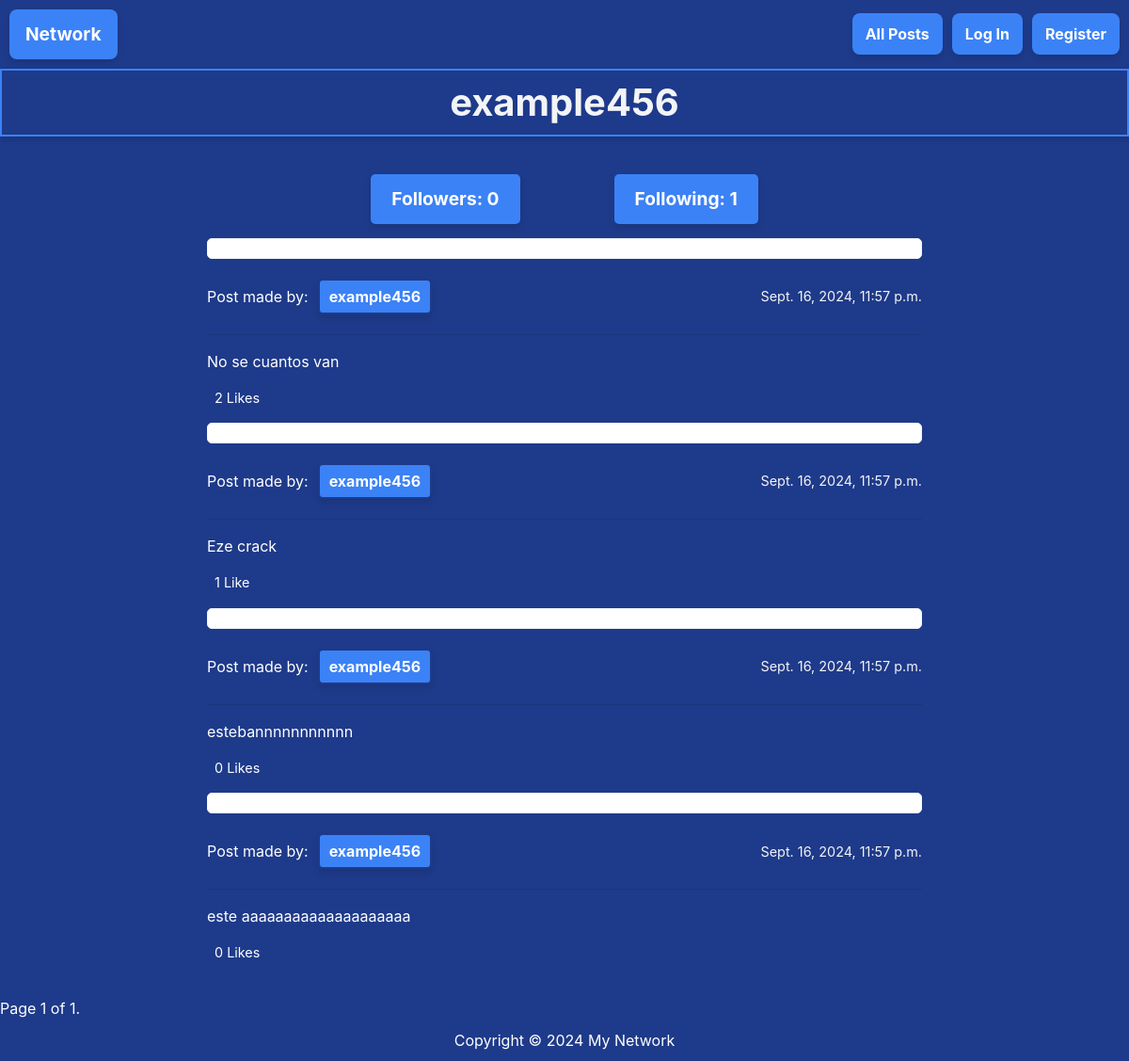
The app's page /profile/example456/ with its own data.
### network/models.py (models this page shows, shortened)
class Profile(models.Model):
    user = models.OneToOneField(User, on_delete=models.CASCADE, related_name="profile")
    followers = models.ManyToManyField(User, related_name="following", blank=True)

class User(AbstractUser):
    pass

class Post(models.Model):
    user = models.ForeignKey("User", on_delete=models.CASCADE, related_name="user")
    body = models.TextField(blank=True)
    timestamp = models.DateTimeField(auto_now_add=True)
    likes = models.ManyToManyField(User, related_name="liked_posts", blank=True)
    is_active = models.BooleanField(default=True)
    is_liked = models.BooleanField(default=False)

### network/views.py (the view)
# urls.py: path('profile/<str:username>/', views.profile, name='profile'),
def profile(request, username):
    user = get_object_or_404(User, username=username)
    profile, created = Profile.objects.get_or_create(user=user)
    active_posts = Post.objects.filter(user=user).order_by("-timestamp")
    pagin = paginator(request, active_posts)
    for post in active_posts:
        post.is_liked = post.likes.filter(id=request.user.id).exists()
        post.save()
    is_following = False
    is_profile = False
    num_followers = profile.followers.count()  # Contar seguidores
    num_following = user.following.count()  # Contar seguidos
    if request.user == user:
        is_profile = True
    if request.user.is_authenticated and not is_profile:
        is_following = request.user in profile.followers.all()
    return render(request, "network/profile.html", {
            "profile_user": user,
            "profile": profile,
            "active_posts": pagin["page_posts"],
            "is_following": is_following,
            "num_followers": num_followers,
            "num_following": num_following,
            "is_profile": is_profile,
        })

### network/views.py (called while the page is built)
def paginator(request, posts):
    paginator = Paginator(posts, 10)
    page_num = request.GET.get('page', 1)
    try:
        page_posts = paginator.get_page(page_num)
    except PageNotAnInteger:
        page_posts = paginator.page(1)
    except EmptyPage:
        page_posts = paginator.page(paginator.num_pages)
    return {
        "page_posts": page_posts,
    }

### network/templates/network/profile.html (shortened to what this page needs)
{% extends "network/layout.html" %}
{% load static %}
{% block body %}
    <div id="profile-view" data-is-following="{{ is_following|yesno:'true,false' }}" data-user-id="{{ profile.user.id }}">
        <h1 class="principal-title">{{ profile.user }}</h1>
        {% if active_posts %}
        <div class="page-div">
            <div class="follow-buttons">
                <a href="{% url 'profile_connections' profile.user.id %}?view=followers" class="link-follow-button principal-button">
                    Followers: <span id="num_followers">{{ num_followers }}</span>
                </a>
                <a href="{% url 'profile_connections' profile.user.id %}?view=following" class="link-follow-button principal-button">
                    Following: {{ num_following }}
                </a>
            </div>
            {% for post in active_posts %}
                <p class="post-p">
                    <p class="mini-title">
                        Post made by:  <a class="post-link principal-button" href="{% url 'profile' post.user %}">{{ post.user }}</a>
                        <span class="timestamp">{{ post.timestamp }}</span>
                    </p>
                    <hr>
                    <p id="post-body" class="post-body" data-post-id="{{post.id}}">{{ post.body }}</p>
                    <div class="post-actions">
                        <div class="left-actions">
                            <span class="likes-count" id="likes-count-{{post.id}}">
                                {% if post.likes.count == 1 %}
                                    {{ post.likes.count }} Like
                                {% else %}
                                    {{ post.likes.count }} Likes
                                {% endif %}
                            </span>
                        </div>
                    </div>
                </p>
            {% endfor %}
        </div>
        <div>
        {% else %}
            No active active_posts.
        {% endif %}
        <div class="pagination">
            <span class="step-links">
                <span class="current">
                    Page {{ active_posts.number }} of {{ active_posts.paginator.num_pages }}.
                </span>
            </span>
        </div>
    </div>
{% endblock %}

### network/static/network/styles.css (style rules this page uses)
:root { --azul-oscuro: #1E3A8A; --azul-claro: #3B82F6; --blanco: #FFFFFF; --gris-claro: #F3F4F6; --naranja: #F97316; --verde: #10B981; }
.principal-title { color: var(--gris-claro); background-color: var(--azul-oscuro); padding: 10px 20px; text-align: center; font-size: 2.5em; font-weight: bold; box-shadow: 0 4px 6px rgba(0, 0, 0, 0.1); border: 2px solid var(--azul-claro); margin-bottom: 20px; }
.principal-button, .nav-link { color: var(--blanco); background-color: var(--azul-claro); padding: 10px 15px; text-decoration: none; border-radius: 8px; font-weight: bold; transition: background-color 0.3s ease, border 0.3s ease; box-shadow: 0 4px 6px rgba(0, 0, 0, 0.1); border: 2px solid transparent; }
.principal-button { font-size: 1.2em; background-color: var(--azul-claro); }
body { background-color: var(--azul-oscuro); color: var(--blanco); }
.page-div { max-width: 800px; margin: 0 auto; padding: 20px; }
.post-p { background-color: var(--blanco); border: 1px solid var(--gris-claro); border-radius: 5px; padding: 10px; }
.mini-title { display: flex; justify-content: space-between; align-items: center; }
.timestamp { margin-left: auto; font-size: 0.9em; color: var(--gris-claro); }
.post-body { margin-top: 10px; }
.follow-buttons { display: flex; gap: 100px; justify-content: center; margin-bottom: 15px; }
.link-follow-button { display: inline-block; padding: 10px 20px; background-color: var(--azul-claro); color: var(--blanco); border-radius: 5px; text-decoration: none; transition: background-color 0.3s ease, margin 0.3s ease; }
.post-actions { display: flex; justify-content: space-between; align-items: center; margin-top: 10px; }
.left-actions { display: flex; align-items: center; }
.likes-count { margin-left: 8px; font-size: 0.9em; }
.post-link { background-color: var(--azul-claro); color: var(--blanco); padding: 5px 10px; margin: 5px 10px; text-decoration: none; border: 2px solid var(--azul-oscuro); border-radius: 5px; font-size: 16px; display: inline-block; transition: background-color 0.3s, border 0.3s; }

### records on screen
Profile: user "example456"
Post: user "example456", timestamp "Sept. 16, 2024, 11:57 p.m.", body "No se cuantos van", likes.count "2"
Post: user "example456", timestamp "Sept. 16, 2024, 11:57 p.m.", body "Eze crack", likes.count "1"
Post: user "example456", timestamp "Sept. 16, 2024, 11:57 p.m.", body "estebannnnnnnnnnn", likes.count "0"
Post: user "example456", timestamp "Sept. 16, 2024, 11:57 p.m.", body "este aaaaaaaaaaaaaaaaaaaa", likes.count "0"

### other values on screen
{{ num_followers }} "0"
{{ num_following }} "1"
{{ active_posts.number }} "1"
{{ active_posts.paginator.num_pages }} "1"
